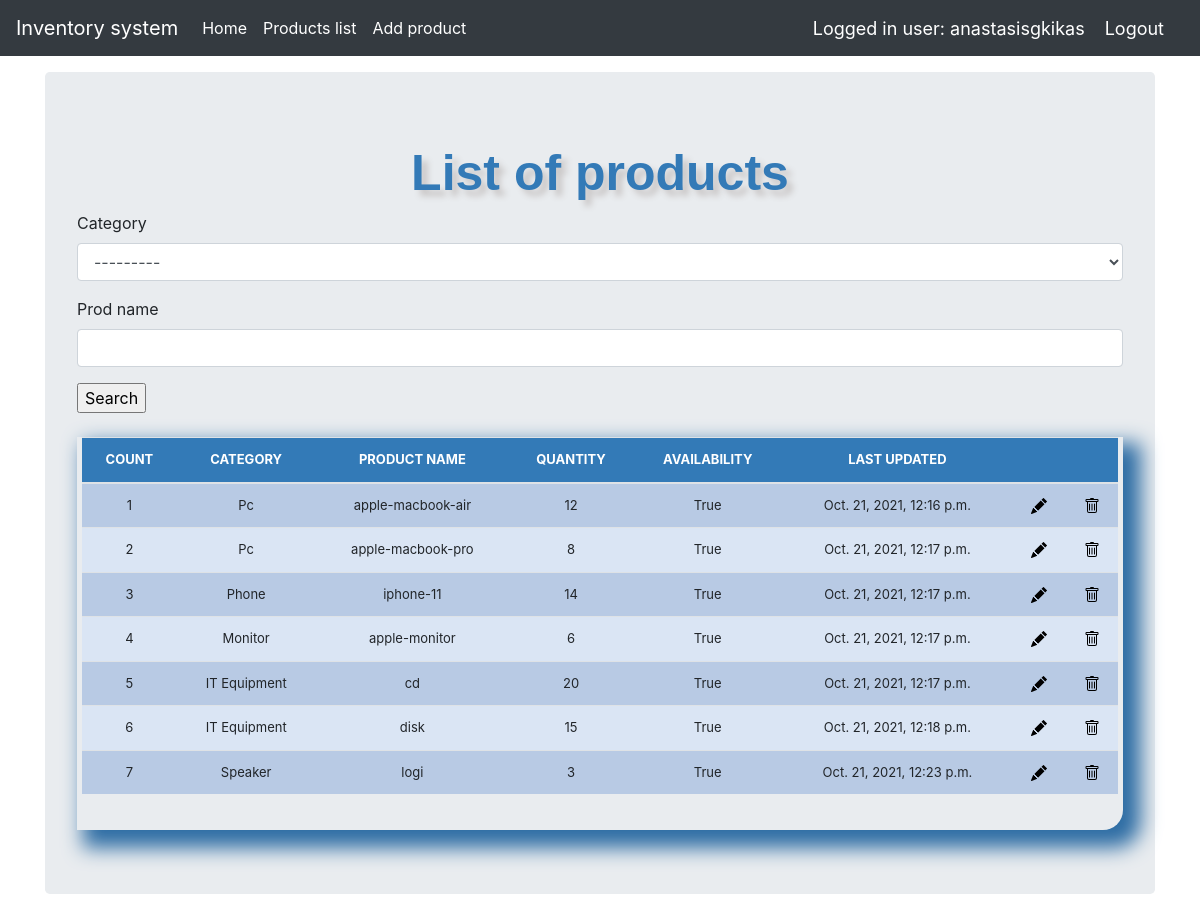
Screenshot of /products/ (signed in) with the database file from the repository.
### invmanagement/models.py (models this page shows, shortened)
class Product(models.Model):
    category = models.CharField(max_length=50, blank=True, choices=category_choice)
    prod_name = models.CharField(max_length=50, blank=True, null=True)
    quantity = models.IntegerField(default='0', blank=False, null=True)
    availability = models.BooleanField(default=False)
    last_updated = models.DateTimeField(auto_now_add=False, auto_now=True)
    price = models.IntegerField(default=0, blank=False)

### invmanagement/authentications.py (the view)
		def wrapper_func(request, *args, **kwargs):
			group = None
			if request.user.groups.exists():
				group = request.user.groups.all()[0].name
			if group in allowed_roles:
				return view_func(request, *args, **kwargs)
			else:
				return HttpResponse('You are not authorized to view this page')

### invmanagement/forms.py
class ProductSearchForm(forms.ModelForm):
    class Meta:
        model = Product
        fields = ['category', 'prod_name']

### invmanagement/authentications.py (called while the page is built)
def allowed_users(allowed_roles=[]):
	def decorator(view_func):
		def wrapper_func(request, *args, **kwargs):
			group = None
			if request.user.groups.exists():
				group = request.user.groups.all()[0].name
			if group in allowed_roles:
				return view_func(request, *args, **kwargs)
			else:
				return HttpResponse('You are not authorized to view this page')
		return wrapper_func
	return decorator

### invmanagement/views.py (called while the page is built, shortened)
@login_required(login_url='login')
@allowed_users(allowed_roles=['admin', 'manager', 'customer'])
def products(request):
    header = 'List of products'
    form = ProductSearchForm(request.POST or None)
    queryset = Product.objects.all()
    context = {
        "form": form,
        "header": header,
        "queryset": queryset,
    }
    return render(request, "list_products.html", context)

### invmanagement/templates/list_products.html (shortened to what this page needs)
{% load static %}
{% load crispy_forms_tags %}
<!doctype html>
<html lang="en">
<head>
    <link href="{% static '/css/stylesheet.css' %}" rel="stylesheet">
    <link href="{% static '/css/bootstrap.min.css' %}" rel="stylesheet">
    <link href="{% static 'css/navbar-top-fixed.css' %}" rel="stylesheet">
</head>
<body id="bg">
{% include 'navbar.html' %}
<main role="main" class="container">
    <div class="jumbotron">
        <div class="header">{{ header }}</div>
        <form method='POST' action=''>{% csrf_token %}
            {{ form|crispy }}
            <input type="submit" value='Search'/>
        </form>
        <br>
        <div class="display_table">
            <table class='table'>
                <thead>
                <tr>
                    <th>COUNT</th>
                    <th>CATEGORY</th>
                    <th>PRODUCT NAME</th>
                    <th>QUANTITY</th>
                    <th>AVAILABILITY</th>
                    <th>LAST UPDATED</th>
                    <th></th>
                    <th></th>
                </tr>
                </thead>
                {% for instance in queryset %}
                    <tr>
                        <td>{{ forloop.counter }}</td>
                        <td>{{ instance.category }}</td>
                        <td>{{ instance.prod_name }}</td>
                        <td>{{ instance.quantity }}</td>
                        <td>{{ instance.availability }}</td>
                        <td>{{ instance.last_updated }}</td>
                        <td><a href="{% url 'update_product' instance.id %}"><img
                                src="{% static 'img/pencil-fill.svg' %}"></a></td>
                        <td><a href="{% url 'delete_product' instance.id %}"><img
                                src="{% static 'img/trash.svg' %}"></a></td>
                    </tr>
                {% endfor %}
            </table>
        </div>
    </div>
</main>
</body>
</html>

### invmanagement/templates/navbar.html (shortened to what this page needs)
{% load static %}
<nav class="navbar navbar-expand-md navbar-dark fixed-top bg-dark">
    <a class="navbar-brand" href="/">Inventory system</a>
    <div class="collapse navbar-collapse" id="navbarCollapse">
        <ul class="navbar-nav mr-auto">
            {% if request.user.groups.all.0.name == "manager" or request.user.groups.all.0.name == "admin" %}
                <li class="nav-item active">
                    <a class="nav-link" href="/">Home <span class="sr-only">(current)</span></a>
                </li>
                <li class="nav-item active">
                    <a class="nav-link" href="/products">Products list</a>
                </li>
            {% endif %}
            {% if request.user.groups.all.0.name == "manager" or request.user.groups.all.0.name == "admin" %}
                <li class="nav-item active">
                    <a class="nav-link" href="/create_product">Add product</a>
                </li>
            {% endif %}
        </ul>
        <span class="hello-msg">Logged in user: {{ request.user }}</span>
        <span><a class="hello-msg" href="{% url 'logout' %}">Logout</a></span>
    </div>
</nav>

### static/css/stylesheet.css (style rules this page uses)
body { background-color: #34eb6b; }
.table { font-size: 13px; text-align: center; width: 95%; margin: auto; }
.table tr:nth-child(odd) { background: #B8CAE4 }
.table tr:nth-child(even) { background: #dae5f4 }
th { background-color: #337ab7; color: white; }
.display_table { border-bottom-right-radius: 20px; padding-left: 5px; padding-right: 5px; padding-bottom: 20px; box-shadow: 12px 12px 20px 6px #2e6da4; }
.header { font-family: helvetica; color: #337ab7; font-size: 50px; text-align: center; width: 100%; text-shadow: 6px 6px 6px #c9c6c6; display: block; font-weight: bolder; }

### static/css/navbar-top-fixed.css (style rules this page uses)
body { min-height: 75rem; padding-top: 4.5rem; }

### invmanagement/templates/navbar.html (style rules this page uses)
.hello-msg { font-size: 18px; color: #fff; margin-right: 20px; }

### rows the page displays
Product: category "Pc", prod_name "apple-macbook-air", quantity "12", availability "True", last_updated "Oct. 21, 2021, 12:16 p.m."
Product: category "Pc", prod_name "apple-macbook-pro", quantity "8", availability "True", last_updated "Oct. 21, 2021, 12:17 p.m."
Product: category "Phone", prod_name "iphone-11", quantity "14", availability "True", last_updated "Oct. 21, 2021, 12:17 p.m."
Product: category "Monitor", prod_name "apple-monitor", quantity "6", availability "True", last_updated "Oct. 21, 2021, 12:17 p.m."
Product: category "IT Equipment", prod_name "cd", quantity "20", availability "True", last_updated "Oct. 21, 2021, 12:17 p.m."
Product: category "IT Equipment", prod_name "disk", quantity "15", availability "True", last_updated "Oct. 21, 2021, 12:18 p.m."
Product: category "Speaker", prod_name "logi", quantity "3", availability "True", last_updated "Oct. 21, 2021, 12:23 p.m."

### other values shown
{{ request.user }} "anastasisgkikas"
{{ header }} "List of products"
